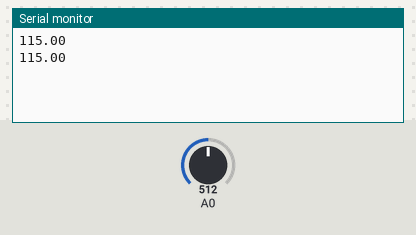
A sketch run on a simulated Arduino Uno, built with avr-gcc and run on an emulated ATmega328P. On the bench: the last lines printed to the serial monitor. The test bench sets the inputs (shaded band); at power-on: A0 = 512.

Above: at 11.2 s.
11.3 s: A0 set to 716
At 12.6 s:
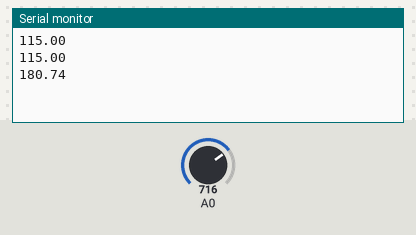
12.8 s: A0 set to 900
At 13.8 s:
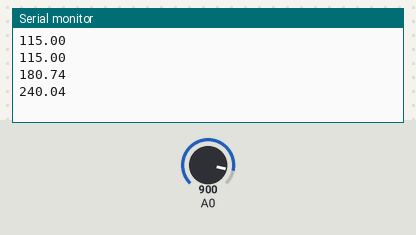
Timing chart, 0 to 15.8 s (numbered marks = the images above; inputs shaded):
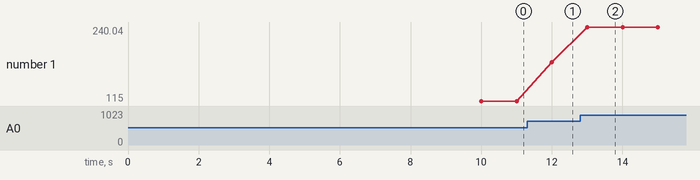

The sketch:

TMP36.ino
```cpp
void setup() {
  // put your setup code here, to run once:
  Serial.begin(9600);
  delay(10000); // 10 second delay before data transfer starts
}
void loop() {
  int reading = analogRead(A0);
  float voltage = reading * 3.3;
  voltage /= 1024.0;
  float temperatureC = (voltage - 0.5) * 100 ;
  Serial.println(temperatureC);
  delay(1000);
}
```

Measured:
- after the input at 11.3 s, the serial monitor: prints a new line after 0.70 s (image 1)
- after the input at 12.8 s, the serial monitor: prints a new line after 0.20 s (image 2)
- plotted number 1: 115 → 180.74 after the input at 11.3 s, 180.74 → 240.04 after the input at 12.8 s
